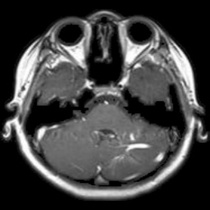
%> input picture ImageSets/3.jpg, 210 x 210 px, shrunk from 256 x 256 before the run
$ octave main.m   (GNU Octave 9; MATLAB toolbox functions it lacks are replaced by stand-ins)
%> lines starting %> are read from the running program, lines starting %| are printed output that depends on the picture; long printed decimals are rounded
### Hashing.m
function [SSM, Error] = Hashing(GSM, th)
    % Get the size of the input matrix
    [I, J] = size(GSM);

    % Initialize output matrices
    SSM = zeros(size(GSM));
    Error = zeros(size(GSM));

    % Loop through each pixel
    for rows = 1:I
        for cols = 1:J
            pixel = GSM(rows, cols);

            % VDF: Value Discretization Filter
            p = mod(pixel, 10);
            q = mod(floor(pixel / 10), 10);
            r = floor(pixel / 100);
            e1 = p + q + r;
            e2 = mod(e1, th);
            e = e2;

            % REF: Reduced Error Filter
            if (e2 > floor(th / 2))
                e2 = e2 - th;
            end

            % Calculate pixel for SSM
            pixel_ssm = pixel - e;
            SSM(rows, cols) = pixel_ssm;
            Error(rows, cols) = e;
        end
    end
end

### indexing.m
function [INSE] = indexing(SE, th)

[I,J] = size(SE);
 INSE = zeros(size(SE));

for rows = 1:I
  for cols = 1:J
	INSE(rows,cols) = SE(rows,cols)/th;
  end
end


end

### encrypt.m
function [S1,S2, S3] = encrypt(SEIndex, IndErr, Err, C1, C2, C3)

[I,J] = size(SEIndex);
 S1 = zeros(size(SEIndex));
 S2 = zeros(size(SEIndex));
 S3 = zeros(size(SEIndex));

for rows = 1:I
  for cols = 1:J
	S1(rows,cols) = mod(SEIndex(rows,cols),10);
    S2(rows,cols) = IndErr(rows,cols);
 S3(rows,cols) = Err(rows,cols);
  end
end

end

### decrypt.m
function [RGSM1, RGSM2] = decrypt(S1,S2,S3)
    th=9;
  [I,J] = size(S1);
 RGSM1 = zeros(size(S1));
 RGSM2 = zeros(size(S1));

 for rows = 1:I
  for cols = 1:J
    x = mod(S1(rows,cols),10);
   y = mod(S2(rows,cols),10);
    z = mod(S3(rows,cols),10);
if(x>0)
    m = th-x;
else
    m=0;
end


 RGSM1(rows,cols) = ((m*10)+x+y)*th;
 RGSM2(rows,cols) =  RGSM1(rows,cols) + z;

  end
end


end

### findPerformance.m
function findPerformance(imagePath1, imagePath2, EncryTime, DecryTime)
% Load images
img1 = double(imagePath1); % Reference Image
img2 = double(imagePath2); % Test Image (Output of Your Algorithm)

% Ensure the images are in the same size
if size(img1) ~= size(img2)
error('Images must be of the same dimensions.');
end


% Calculate PSNR
psnrValue = psnr(img1, img2);

% Calculate SSIM
[ssimValue, ~] = ssim(img1, img2);

% Calculate MSE
mseValue = immse(img1, img2);

% new PSNR
MAX_I = 255;
PSNR = 10 * log10((MAX_I^2) / mseValue);


% Calculate NCC
nccValue = sum(sum((img1 - mean(mean(img1))) .* (img2 - mean(mean(img2))))) / ...
(sqrt(sum(sum((img1 - mean(mean(img1))).^2))) * sqrt(sum(sum((img2 - mean(mean(img2))).^2))));

% Calculate MAE
maeValue = mean(mean(abs(img1 - img2)));


% Display the results


fprintf('PSNR : %f dB\n', PSNR);
fprintf('ssimValue: %f\n', ssimValue);
fprintf('mseValue: %f\n', mseValue);
fprintf('nccValue: %f\n', nccValue);
fprintf('maeValue: %f\n', maeValue);
fprintf('EncryTime: %f s\n', EncryTime);
fprintf('DecryTime: %f s\n', DecryTime);


end

### main.m
clc;
clear all;
close all;
% MATLAB Code to Read a Grayscale Image and Convert it to an Array


%read input images
GSM = imread('3.jpg');
%> GSM is the input picture: size 210x210x3 uint8; min 0, max 255, mean 64.4
C1 = imread('Cover1.tif');
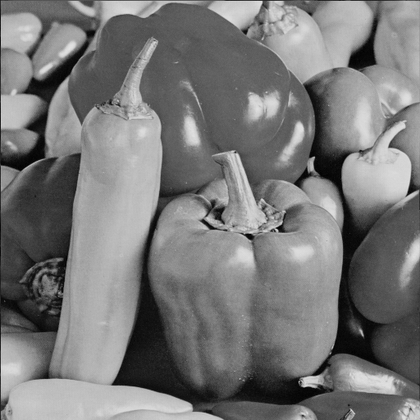
%> input picture ImageSets/Cover1.tif, 420 x 420 px, shrunk from 512 x 512 before the run
%> C1 is the input picture: size 420x420 uint8; min 0, max 228, mean 120
C2 = imread('Cover2.tif');
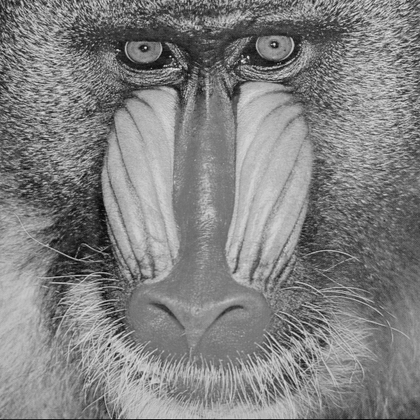
%> input picture ImageSets/Cover2.tif, 420 x 420 px, shrunk from 512 x 512 before the run
%> C2 is the input picture: size 420x420x3 uint8; min 0, max 243, mean 129.2
C3 = imread('Cover3.tif');
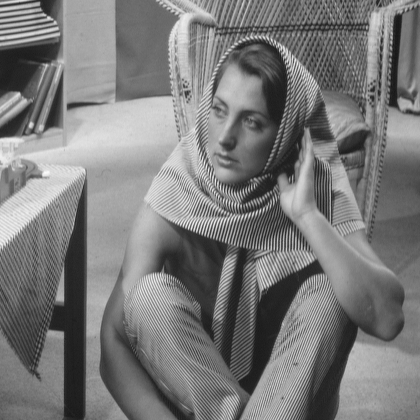
%> input picture ImageSets/Cover3.tif, 420 x 420 px, shrunk from 512 x 512 before the run
%> C3 is the input picture: size 420x420x3 uint8; min 23, max 251, mean 122.1
if size(GSM, 3) == 3
    GSM = rgb2gray(GSM); % Convert to grayscale if the image is RGB
%> GSM: size 210x210 uint8
end
if size(C1, 3) == 3
    C1 = rgb2gray(C1); % Convert to grayscale if the image is RGB
end
if size(C2, 3) == 3
    C2 = rgb2gray(C2); % Convert to grayscale if the image is RGB
%> C2: size 420x420 uint8
end
if size(C3, 3) == 3
    C3 = rgb2gray(C3); % Convert to grayscale if the image is RGB
%> C3: size 420x420 uint8
end


[M,N] = size(GSM);
%> M = 210; N = 210
GSM = double(GSM);
%> GSM: size 210x210 double
C1=double(C1);
%> C1: size 420x420 double
C2=double(C2);
%> C2: size 420x420 double
C3=double(C3);
%> C3: size 420x420 double
S1 = size(GSM);
%> S1 = [210 210]
S2 = size(GSM);
%> S2 = [210 210]
S3 = size(GSM);
%> S3 = [210 210]
RGSM1= size(GSM); %#ok<NASGU>
%> RGSM1 = [210 210]
RGSM2= size(GSM);
%> RGSM2 = [210 210]


% Preprocessing
th=9;
% Start timer
    tic;
[SEImg, Err] = Hashing(GSM,th);
%> after the loop in Hashing, `for rows = 1:I`:
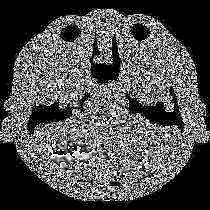
%> Error: size 210x210 double; min 0, max 8, mean 2.54; drawn with min black and max white
[IndSEImg] = indexing(SEImg,th);
[SEIndex, IndErr] = Hashing(IndSEImg, th);
%> call 2 of Hashing, with th = 9
%> after the loop in Hashing (call 2), `for rows = 1:I`:
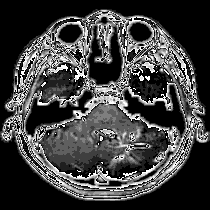
%> Error: size 210x210 double; min 0, max 8, mean 2.01; drawn with min black and max white
%> after the loop in Hashing (call 2), `for rows = 1:I`:
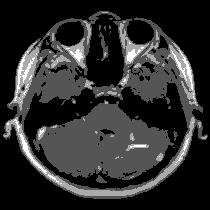
%> SSM: size 210x210 double; min 0, max 27, mean 4.9; drawn with min black and max white

%Encryption

[S1,S2,S3] = encrypt(SEIndex, IndErr, Err, C1, C2, C3);
%> after the loop in encrypt, `for rows = 1:I`:
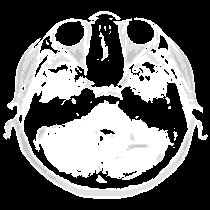
%> S1: size 210x210 double; min 0, max 9, mean 3.64; drawn with min black and max white
    exeEncryption = toc; % Stop timer and calculate execution time

 %Decryption
% Start timer
    tic;
 [RGSM1, RGSM2] = decrypt(S1,S2,S3);
%> after the loop in decrypt, `for rows = 1:I`: m = 0
 % Stop timer and calculate execution time
    exeDecryption = toc;


S1=uint8(S1);
%> S1: size 210x210 uint8
S2=uint8(S2);
S3=uint8(S3);
GSM = uint8(GSM);
RGSM1 = uint8(RGSM1);
RGSM2= uint8(RGSM2);

SEImg = uint8(SEImg);
IndSEImg = uint8(IndSEImg);
SEIndex = uint8(SEIndex);

imwrite(GSM,'GSM.bmp');
imwrite(SEImg, "SEImg.png");
imwrite(IndSEImg, "IndSEImg.png");
imwrite(SEIndex,"SEIndex.png");

imwrite(S1,'Share1.bmp');
imwrite(S2,'Share2.bmp');
imwrite(S3,'Share3.bmp');


imwrite(RGSM1,'RGSM1.bmp');
imwrite(RGSM2,'RGSM2.bmp');


figure;imshow(GSM);title('GSM');

figure;imshow(S1);title('Share1');
figure;imshow(S2);title('Share2');
figure;imshow(S3);title('Share3');

figure;imshow(RGSM1);title('RGSM1');
figure;imshow(RGSM2);title('RGSM2');


findPerformance(GSM, RGSM1,exeEncryption,exeDecryption );
%> in findPerformance, `psnrValue = psnr(img1, img2);`: psnrValue = -11.51
%> in findPerformance, `[ssimValue, ~] = ssim(img1, img2);`: ssimValue = 0.851
%> in findPerformance, `mseValue = immse(img1, img2);`: mseValue = 14.16
%> in findPerformance, `PSNR = 10 * log10((MAX_I^2) / mseValue);`: PSNR = 36.62
%> in findPerformance, `nccValue = sum(sum((img1 - mean(mean(img1))) .* (img2 - mean(mean(img2..`: nccValue = 0.999
%> in findPerformance, `maeValue = mean(mean(abs(img1 - img2)));`: maeValue = 2.54
%| PSNR : 36.620 dB
%| ssimValue: 0.8506
%| mseValue: 14.159
%| nccValue: 0.9994
%| maeValue: 2.538
findPerformance(GSM, RGSM2,exeEncryption,exeDecryption );
%| PSNR : Inf dB
%| ssimValue: 1.000
%| mseValue: 0
%| nccValue: 1.000
%| maeValue: 0

findPerformance(GSM, S1,exeEncryption,exeDecryption );
%| PSNR : 9.082 dB
%| ssimValue: 0.194
%| mseValue: 8033.320
%| nccValue: 0.8076
%| maeValue: 60.765
findPerformance(GSM, S2,exeEncryption,exeDecryption );
%| PSNR : 8.829 dB
%| ssimValue: 0.1911
%| mseValue: 8514.546
%| nccValue: 0.5377
%| maeValue: 62.399
findPerformance(GSM, S3,exeEncryption,exeDecryption );
%| PSNR : 8.861 dB
%| ssimValue: 0.3006
%| mseValue: 8451.885
%| nccValue: 0.4901
%| maeValue: 61.871


findPerformance(SEImg, RGSM1,exeEncryption,exeDecryption );
%| PSNR : Inf dB
%| ssimValue: 1.000
%| mseValue: 0
%| nccValue: 1.000
%| maeValue: 0
